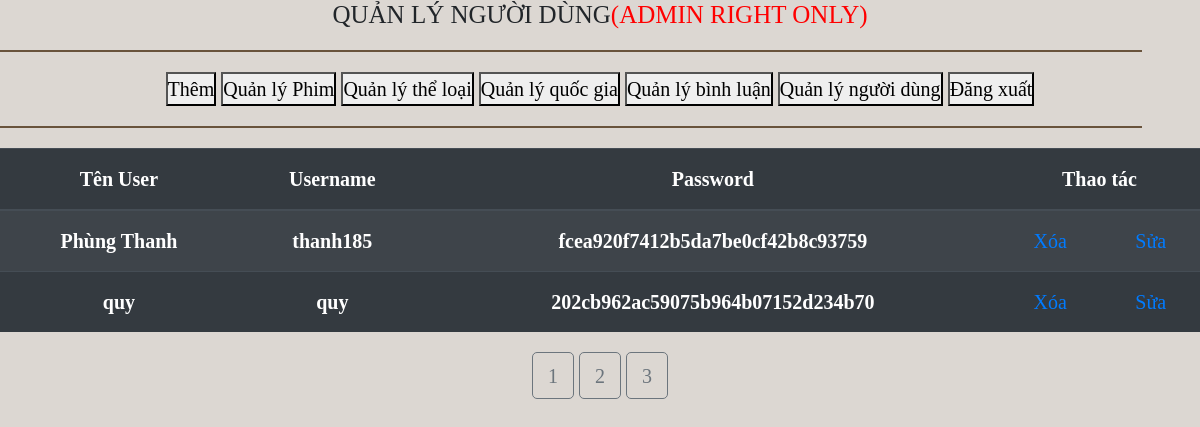
Page /qlyuser.php (signed in) on the committed database.
### tables this page shows
CREATE TABLE `user` (
  `iduser` int(11) NOT NULL,
  `tenuser` varchar(255) NOT NULL,
  `username` varchar(255) NOT NULL,
  `password` varchar(255) NOT NULL
);

### qlyuser.php (the view, shortened to what this page needs)
<?php
  $filmperpage =10 ;
  if( isset($_GET["trang"]) ){
    $trang = $_GET["trang"];
    settype($trang, "int");
  }else{
    $trang = 1;
  }
?>
<!DOCTYPE html>
<html lang="en">
    <head>
        <link rel="stylesheet" href="https://stackpath.bootstrapcdn.com/bootstrap/4.4.1/css/bootstrap.min.css">
        <link rel="stylesheet" href="\webproject\css\style.css">
        <link rel="stylesheet" href="https://cdnjs.cloudflare.com/ajax/libs/font-awesome/4.7.0/css/font-awesome.min.css">
        <link rel="stylesheet" href="owlcarousel/assets/owl.carousel.min.css">
        <link rel="stylesheet" href="owlcarousel/assets/owl.theme.default.min.css">
    </head>
    <body>
        <div id="table-container" class="text-center">
            <h5 class="text-center">QUẢN LÝ NGƯỜI DÙNG<span STYLE="COLOR:RED">(ADMIN RIGHT ONLY)</span></h5>
            <hr>
            <form method="post">
              <button name="add">Thêm</button>
              <button name="qlFilm">Quản lý Phim</button>
              <button name="qltheloai">Quản lý thể loại</button>
              <button name="qlquocgia">Quản lý quốc gia</button>
              <button name="qlbinhluan">Quản lý bình luận</button>
              <button name="qluser">Quản lý người dùng</button>
              <button name="cancel">Đăng xuất</button>
            </form>
            <hr>
            <div class="table-responsive">
              <table class="table table-striped table-dark text-center">
                  <thead>
                  <tr>
                      <th scope="col">Tên User</th>
                      <th scope="col">Username</th>
                      <th scope="col">Password</th>
                      <th scope="col" colspan="2">Thao tác</th>
                  </tr>
                  </thead>
                  <tbody>
                  <?php
                      require_once('conn.php');
                      $from = ($trang -1 ) * $filmperpage;
                      $sql = "SELECT *
                      FROM user
                      LIMIT $from,$filmperpage";
                      $result = $conn->query($sql);
                      if ($result->num_rows > 0) {
                          while ($row = $result->fetch_assoc()) {
                      ?>
                  <tr>
                      <th scope="row"><?= $row['tenuser'] ?></th>
                      <th scope="row"><?= $row['username'] ?></th>
                      <th scope="row"><?= md5($row['password']) ?></th>
                      <td> <a href="deleteuser.php?id=<?= $row['iduser']?>" class="delete">Xóa</a></td>
                      <td> <a href="updateuser.php?id=<?= $row['iduser']?>" class="update">Sửa</a></td>
                  </tr>
                  <?php
                          }
                      }
                  ?>
                  </tbody>
              </table>
            </div>
        </div>
        <?php
          require_once('conn.php');
          $qr = "SELECT * FROM theloai";
          $result = $conn->query($qr);
          $tongsotin = $result->num_rows;
          $pageNumber = ceil($tongsotin/$filmperpage);
        ?>
        <div class ="text-center">
          <?php
            for($t =1;$t<=$pageNumber;$t++){
              echo "<a href='qlytheloai.php?trang=$t' class=' phantrang btn btn-outline-secondary'>".$t."</a>";
            }
          ?>
        </div>
        <br>
    </body>
</html>

### css/style.css (style rules this page uses)
* { margin: 0; padding: 0; }
html, body { width: 100%; height: 100%; font-family: Cambria, Cochin, Georgia, Times, 'Times New Roman', serif; font-size: 20px; list-style-type: none; background-color: rgba(77, 51, 23, 0.1); }
hr { border: 1px solid rgba(77, 51, 23, 0.8); width: 95%; }

### rows in the picture
user: tenuser "Phùng Thanh", username "thanh185", password "fcea920f7412b5da7be0cf42b8c93759"
user: tenuser "quy", username "quy", password "202cb962ac59075b964b07152d234b70"
